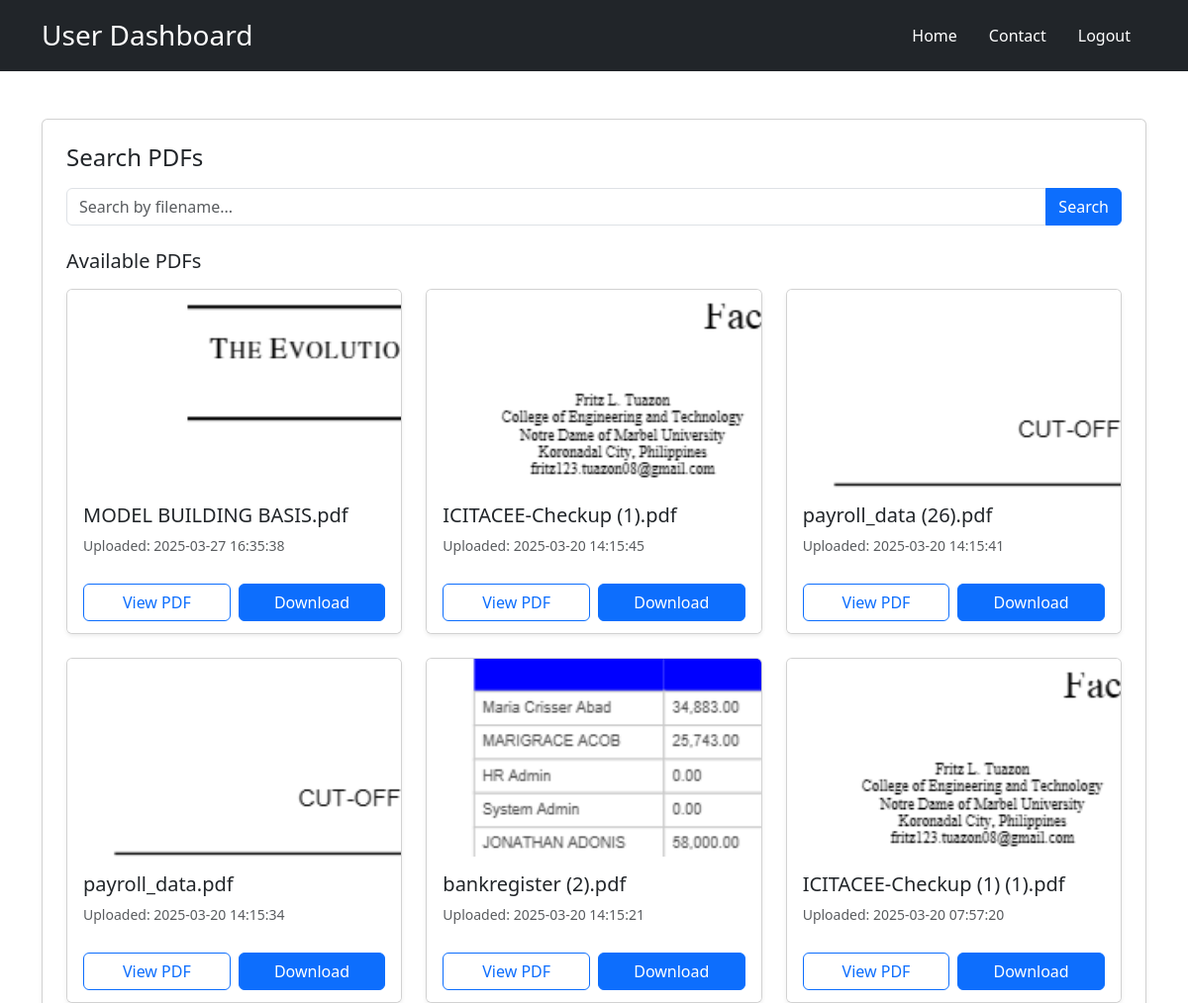
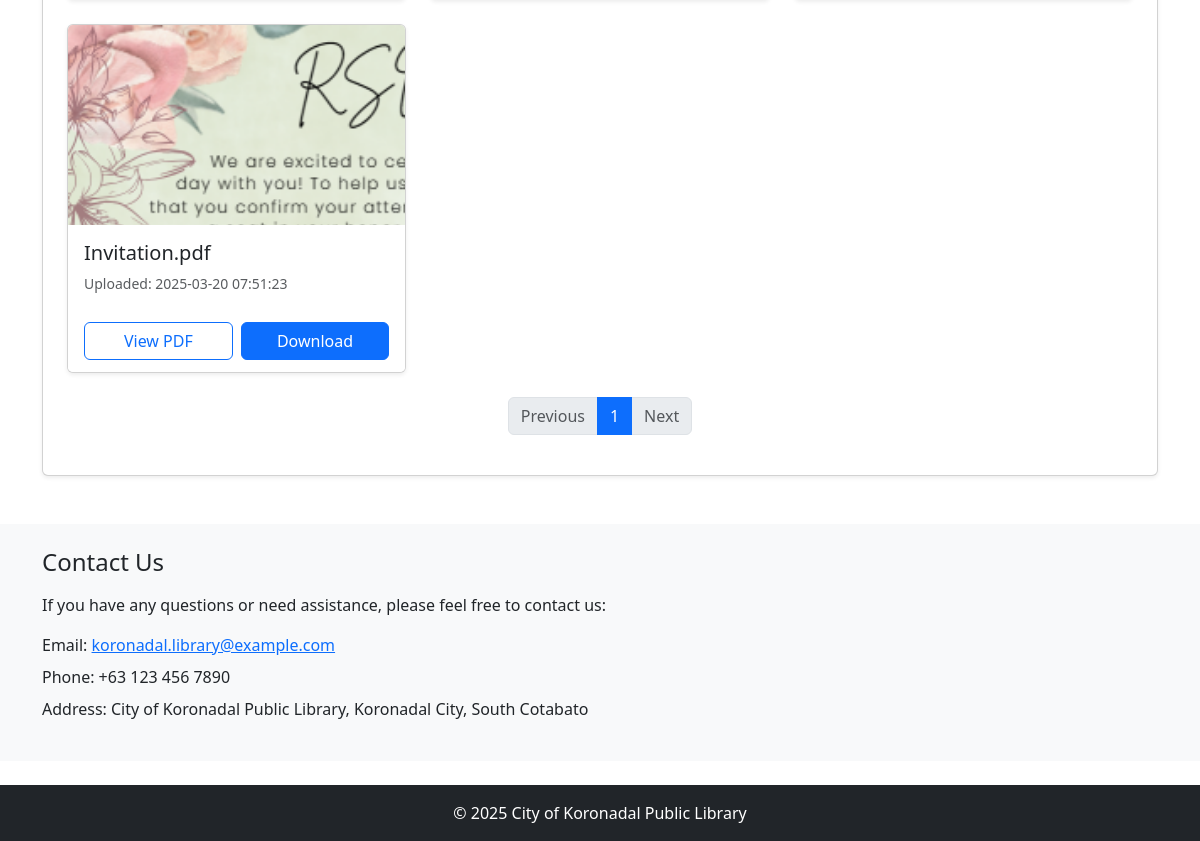
The page /user.php (signed in) on the database its author committed (2 pictures, top to bottom).
### tables this page shows
CREATE TABLE `pdf_files` (
  `id` int(11) NOT NULL,
  `filename` varchar(255) NOT NULL,
  `preview_image` varchar(255) DEFAULT NULL,
  `upload_date` timestamp NOT NULL DEFAULT current_timestamp()
);

### user.php (the view, shortened to what this page needs)
<?php
include 'config.php';
$search_query = isset($_GET['search']) ? $_GET['search'] : '';
$perPage = 10;
$page = isset($_GET['page']) ? (int)$_GET['page'] : 1;
$start = ($page - 1) * $perPage;
if ($search_query) {
    $stmt = $pdo->prepare("SELECT * FROM pdf_files WHERE filename LIKE ? ORDER BY upload_date DESC LIMIT $start, $perPage");
    $stmt->execute(['%' . $search_query . '%']);
    $pdfs = $stmt->fetchAll(PDO::FETCH_ASSOC);
    $stmtTotal = $pdo->prepare("SELECT COUNT(*) FROM pdf_files WHERE filename LIKE ?");
    $stmtTotal->execute(['%' . $search_query . '%']);
    $totalRecords = $stmtTotal->fetchColumn();
} else {
    $stmt = $pdo->prepare("SELECT * FROM pdf_files ORDER BY upload_date DESC LIMIT $start, $perPage");
    $stmt->execute();
    $pdfs = $stmt->fetchAll(PDO::FETCH_ASSOC);
    $stmtTotal = $pdo->query("SELECT COUNT(*) FROM pdf_files");
    $totalRecords = $stmtTotal->fetchColumn();
}
$totalPages = ceil($totalRecords / $perPage);
?>
<!DOCTYPE html>
<html lang="en">
<head>
    <link href="https://cdn.jsdelivr.net/npm/bootstrap@5.3.3/dist/css/bootstrap.min.css" rel="stylesheet">
</head>
<body>
    <header class="bg-dark text-white py-3">
        <div class="container d-flex justify-content-between align-items-center">
            <h1 class="h3 mb-0">User Dashboard</h1>
            <nav>
                <ul class="nav">
                    <li class="nav-item"><a href="index.php" class="nav-link text-white">Home</a></li>
                    <li class="nav-item"><a href="#" class="nav-link text-white" data-bs-toggle="modal" data-bs-target="#contactModal">Contact</a></li>
                    <li class="nav-item"><a href="logout.php" class="nav-link text-white">Logout</a></li>
                </ul>
            </nav>
        </div>
    </header>
    <main class="container my-5">
        <section class="card shadow-sm p-4 mb-4">
            <h2 class="h4 mb-3">Search PDFs</h2>
            <form method="get" action="" class="mb-4">
                <div class="input-group">
                    <input type="text" name="search" class="form-control" placeholder="Search by filename..." value="<?php echo htmlspecialchars($search_query); ?>">
                    <button type="submit" class="btn btn-primary">Search</button>
                </div>
            </form>
            <h3 class="h5 mb-3">Available PDFs</h3>
            <?php if (empty($pdfs)): ?>
                <p class="text-muted">No PDFs found.</p>
            <?php else: ?>
                <div class="row row-cols-1 row-cols-md-3 g-4">
                <?php foreach ($pdfs as $pdf): ?>
                    <div class="col">
                        <div class="card h-100 shadow-sm card-hover">
                            <img src="<?php echo htmlspecialchars($pdf['preview']); ?>" class="card-img-top" alt="PDF Cover Page">
                            <div class="card-body">
                                <h5 class="card-title"><?php echo htmlspecialchars($pdf['filename']); ?></h5>
                                <p class="card-text text-muted small">Uploaded: <?php echo $pdf['upload_date']; ?></p>
                            </div>
                            <div class="card-footer bg-white border-0 d-flex gap-2">
                                <button class="btn btn-outline-primary w-50" data-bs-toggle="modal" data-bs-target="#pdfPreviewModal" data-pdf="uploads/<?php echo htmlspecialchars($pdf['filename']); ?>">View PDF</button>
                                <a href="uploads/<?php echo htmlspecialchars($pdf['filename']); ?>" download class="btn btn-primary w-50">Download</a>
                            </div>
                        </div>
                    </div>
                <?php endforeach; ?>
                </div>
            <?php endif; ?>
            <nav aria-label="Page navigation">
                <ul class="pagination justify-content-center mt-4">
                    <li class="page-item <?php echo ($page == 1) ? 'disabled' : ''; ?>">
                        <a class="page-link" href="?search=<?php echo urlencode($search_query); ?>&page=<?php echo $page - 1; ?>" tabindex="-1">Previous</a>
                    </li>
                    <?php for ($i = 1; $i <= $totalPages; $i++): ?>
                        <li class="page-item <?php echo ($i == $page) ? 'active' : ''; ?>">
                            <a class="page-link" href="?search=<?php echo urlencode($search_query); ?>&page=<?php echo $i; ?>"><?php echo $i; ?></a>
                        </li>
                    <?php endfor; ?>
                    <li class="page-item <?php echo ($page == $totalPages) ? 'disabled' : ''; ?>">
                        <a class="page-link" href="?search=<?php echo urlencode($search_query); ?>&page=<?php echo $page + 1; ?>">Next</a>
                    </li>
                </ul>
            </nav>
        </section>
    </main>
    <div class="contact-info bg-light py-4">
        <div class="container">
            <h2 class="h4 mb-3">Contact Us</h2>
            <p>If you have any questions or need assistance, please feel free to contact us:</p>
            <ul class="list-unstyled">
                <li class="mb-2">Email: <a href="mailto:koronadal.library@example.com">koronadal.library@example.com</a></li>
                <li class="mb-2">Phone: +63 123 456 7890</li>
                <li class="mb-2">Address: City of Koronadal Public Library, Koronadal City, South Cotabato</li>
            </ul>
        </div>
    </div>
    <footer class="bg-dark text-white text-center py-3 mt-4">
        <p class="mb-0">© 2025 City of Koronadal Public Library</p>
    </footer>
</body>
</html>

### user.php (style rules this page uses)
.card-hover { transition: transform 0.3s ease, box-shadow 0.3s ease; }
.card-img-top { object-fit: cover; height: 200px; }
.card-body { padding: 1rem; }
.card-footer { padding: 0.75rem 1rem; }

### rows shown on the page
pdf_files: preview_image (picture), filename "MODEL BUILDING BASIS.pdf", upload_date "2025-03-27 16:35:38"
pdf_files: preview_image (picture), filename "ICITACEE-Checkup (1).pdf", upload_date "2025-03-20 14:15:45"
pdf_files: preview_image (picture), filename "payroll_data (26).pdf", upload_date "2025-03-20 14:15:41"
pdf_files: preview_image (picture), filename "payroll_data.pdf", upload_date "2025-03-20 14:15:34"
pdf_files: preview_image (picture), filename "bankregister (2).pdf", upload_date "2025-03-20 14:15:21"
pdf_files: preview_image (picture), filename "ICITACEE-Checkup (1) (1).pdf", upload_date "2025-03-20 07:57:20"
pdf_files: preview_image (picture), filename "Invitation.pdf", upload_date "2025-03-20 07:51:23"
